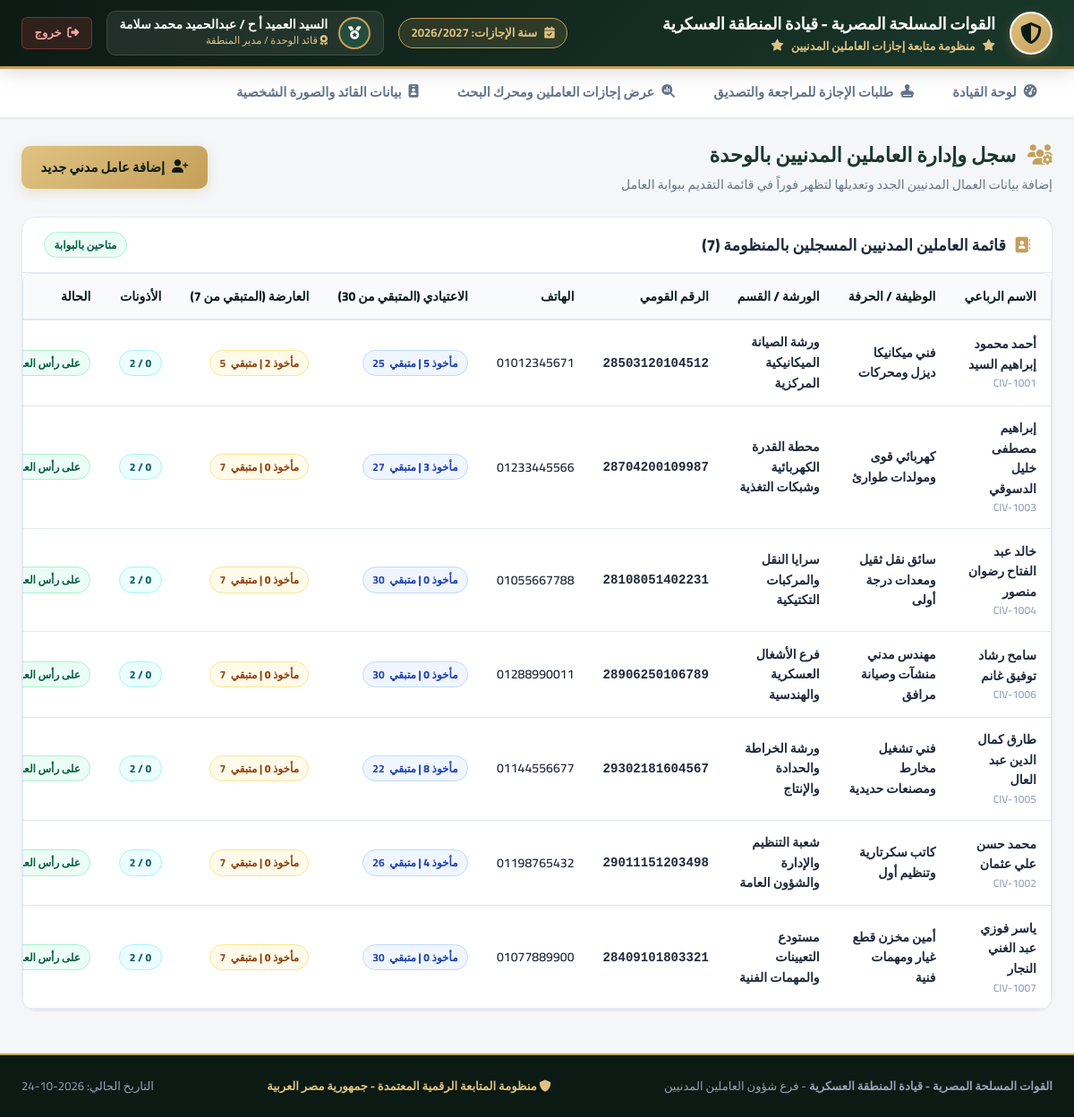
Page /hr/workers/ (signed in) on the committed database.
### leaves_management/models.py (models this page shows, shortened)
class UserProfile(models.Model):
    ROLE_CHOICES = [
        ('worker', 'العامل المدني'),
        ('hr_manager', 'مدير شئون العاملين'),
        ('commander', 'مدير المنطقة (العميد)'),
    ]
    user = models.OneToOneField(User, on_delete=models.CASCADE, related_name='profile')
    role = models.CharField(max_length=20, choices=ROLE_CHOICES, verbose_name="نوع الحساب")
    full_name = models.CharField(max_length=150, verbose_name="الاسم بالكامل")
    job_title = models.CharField(max_length=150, verbose_name="الوظيفة / المنصب")
    department = models.CharField(max_length=150, default="قيادة المنطقة العسكرية", verbose_name="القسم / الوحدة")
    phone = models.CharField(max_length=20, blank=True, verbose_name="رقم الهاتف")
    avatar = models.ImageField(upload_to='avatars/', null=True, blank=True, verbose_name="الصورة الشخصية")
    class Meta:
        verbose_name = "ملف المستخدم"
        verbose_name_plural = "ملفات المستخدمين"

class CivilianWorker(models.Model):
    name = models.CharField(max_length=150, verbose_name="اسم العامل المدني الرباعي")
    job_title = models.CharField(max_length=150, verbose_name="الوظيفة / الحرفة")
    national_id = models.CharField(max_length=14, unique=True, verbose_name="الرقم القومي")
    employee_code = models.CharField(max_length=50, blank=True, verbose_name="كود العامل / رقم السجل")
    department = models.CharField(max_length=150, default="الورش الإنتاجية والصيانة", verbose_name="الورشة / القسم / الشعبة")
    phone = models.CharField(max_length=20, blank=True, verbose_name="رقم الهاتف")
    address = models.CharField(max_length=250, blank=True, verbose_name="محل الإقامة")
    hire_date = models.DateField(default=date.today, verbose_name="تاريخ التعيين")
    is_active = models.BooleanField(default=True, verbose_name="على رأس العمل")
    notes = models.TextField(blank=True, verbose_name="ملاحظات")
    created_at = models.DateTimeField(auto_now_add=True, verbose_name="تاريخ الإضافة")
    class Meta:
        verbose_name = "عامل مدني"
        verbose_name_plural = "العاملون المدنيون"
        ordering = ['name']
    def get_leaves_summary(self, leave_year=None):
        if not leave_year:
            leave_year, _, _ = get_current_leave_year_info()
        requests_year = self.leave_requests.filter(leave_year=leave_year)
        approved_year = requests_year.filter(commander_status='approved')
        regular_taken = sum(r.days_count for r in approved_year.filter(leave_type='regular'))
        casual_taken = sum(r.days_count for r in approved_year.filter(leave_type='casual'))
        permission_taken = approved_year.filter(leave_type='permission').count()
        hospital_taken = sum(r.days_count for r in approved_year.filter(leave_type='hospital'))
        sick_taken = sum(r.days_count for r in approved_year.filter(leave_type='sick'))
        mission_taken = sum(r.days_count for r in approved_year.filter(leave_type='mission'))
        pending_count = requests_year.filter(commander_status='pending').exclude(hr_status='rejected').count()
        return {
            'leave_year': leave_year,
            'regular': {
                'quota': 30,
                'taken': regular_taken,
                'remaining': max(0, 30 - regular_taken),
                'percent': min(100, int((regular_taken / 30) * 100)) if 30 > 0 else 0
            },
            'casual': {
                'quota': 7,
                'taken': casual_taken,
                'remaining': max(0, 7 - casual_taken),
                'percent': min(100, int((casual_taken / 7) * 100)) if 7 > 0 else 0
            },
            'permission': {
                'quota': 2,
                'taken': permission_taken,
                'remaining': max(0, 2 - permission_taken),
                'percent': min(100, int((permission_taken / 2) * 100)) if 2 > 0 else 0
            },
            'hospital': {
                'taken': hospital_taken
            },
            'sick': {
                'taken': sick_taken
            },
            'mission': {
                'taken': mission_taken
            },
            'total_taken_all': regular_taken + casual_taken + hospital_taken + sick_taken + mission_taken,
            'pending_count': pending_count
        }

### leaves_management/views.py (the view)
        def wrapper(request, *args, **kwargs):
            if not request.user.is_authenticated:
                return redirect('login')
            try:
                role = request.user.profile.role
            except Exception:
                role = 'worker'
            if role not in allowed_roles:
                messages.warning(request, 'عفواً، لا تملك الصلاحية للوصول إلى هذه الصفحة.')
                return redirect_by_role(request.user)
            return view_func(request, *args, **kwargs)

### leaves_management/models.py (called while the page is built)
def get_current_leave_year_info(target_date=None):
    if target_date is None:
        target_date = timezone.localdate()
    if isinstance(target_date, str):
        target_date = date.fromisoformat(target_date)
    if target_date.month >= 7:
        start_year = target_date.year
        end_year = target_date.year + 1
    else:
        start_year = target_date.year - 1
        end_year = target_date.year
    year_label = f"{start_year}/{end_year}"
    start_date = date(start_year, 7, 1)
    end_date = date(end_year, 6, 30)
    return year_label, start_date, end_date

### leaves_management/views.py (called while the page is built)
def role_required(*allowed_roles):
    def decorator(view_func):
        def wrapper(request, *args, **kwargs):
            if not request.user.is_authenticated:
                return redirect('login')
            try:
                role = request.user.profile.role
            except Exception:
                role = 'worker'
            if role not in allowed_roles:
                messages.warning(request, 'عفواً، لا تملك الصلاحية للوصول إلى هذه الصفحة.')
                return redirect_by_role(request.user)
            return view_func(request, *args, **kwargs)
        return wrapper
    return decorator

### templates/hr/workers.html (shortened to what this page needs)
{% extends 'base.html' %}
{% block content %}
<div class="workers-management-container">
    <div style="display: flex; justify-content: space-between; align-items: center; flex-wrap: wrap; gap: 1rem; margin-bottom: 1.5rem;">
        <div>
            <h2 style="font-size: 1.4rem; font-weight: 900; color: var(--mil-green);">
                <i class="fa-solid fa-users-gear" style="color: var(--mil-gold); margin-left: 0.5rem;"></i>
                سجل وإدارة العاملين المدنيين بالوحدة
            </h2>
            <p style="color: var(--text-secondary); font-size: 0.88rem; margin-top: 0.25rem;">
                إضافة بيانات العمال المدنيين الجدد وتعديلها لتظهر فوراً في قائمة التقديم ببوابة العامل
            </p>
        </div>
        <div>
            <button onclick="openModal('addWorkerModal')" class="btn btn-gold">
                <i class="fa-solid fa-user-plus"></i> إضافة عامل مدني جديد
            </button>
        </div>
    </div>
    <div class="mil-card">
        <div class="mil-card-header">
            <div class="mil-card-title">
                <i class="fa-solid fa-address-book"></i>
                قائمة العاملين المدنيين المسجلين بالمنظومة ({{ total_count }})
            </div>
            <span class="badge badge-success">متاحين بالبوابة</span>
        </div>
        <div class="mil-card-body" style="padding: 0;">
            <div class="table-responsive">
                <table class="mil-table">
                    <thead>
                        <tr>
                            <th>الاسم الرباعي</th>
                            <th>الوظيفة / الحرفة</th>
                            <th>الورشة / القسم</th>
                            <th>الرقم القومي</th>
                            <th>الهاتف</th>
                            <th>الاعتيادي (المتبقي من 30)</th>
                            <th>العارضة (المتبقي من 7)</th>
                            <th>الأذونات</th>
                            <th>الحالة</th>
                        </tr>
                    </thead>
                    <tbody>
                        {% if workers_with_stats %}
                            {% for item in workers_with_stats %}
                            {% with w=item.worker s=item.summary %}
                            <tr>
                                <td>
                                    <strong>{{ w.name }}</strong>
                                    {% if w.employee_code %}
                                    <div style="font-size: 0.75rem; color: var(--text-muted);">{{ w.employee_code }}</div>
                                    {% endif %}
                                </td>
                                <td>{{ w.job_title }}</td>
                                <td>{{ w.department }}</td>
                                <td><code>{{ w.national_id }}</code></td>
                                <td>{{ w.phone|default:"-" }}</td>
                                <td>
                                    <span class="badge badge-reg">
                                        مأخوذ {{ s.regular.taken }} | متبقي <strong>{{ s.regular.remaining }}</strong>
                                    </span>
                                </td>
                                <td>
                                    <span class="badge badge-cas">
                                        مأخوذ {{ s.casual.taken }} | متبقي <strong>{{ s.casual.remaining }}</strong>
                                    </span>
                                </td>
                                <td>
                                    <span class="badge badge-perm">
                                        {{ s.permission.taken }} / 2
                                    </span>
                                </td>
                                <td>
                                    {% if w.is_active %}
                                    <span class="badge badge-success">على رأس العمل</span>
                                    {% else %}
                                    <span class="badge badge-danger">متوقف</span>
                                    {% endif %}
                                </td>
                            </tr>
                            {% endwith %}
                            {% endfor %}
                        {% else %}
                            <tr>
                                <td colspan="10" style="text-align: center; padding: 3rem 1rem; color: var(--text-muted);">
                                    لم يتم تسجيل أي عمال مدنيين حتى الآن. اضغط على "إضافة عامل مدني جديد" بالأعلى للبدء.
                                </td>
                            </tr>
                        {% endif %}
                    </tbody>
                </table>
            </div>
        </div>
    </div>
</div>
{% endblock %}

### templates/base.html (shortened to what this page needs)
<!DOCTYPE html>
<html lang="ar" dir="rtl">
<head>
    <link rel="stylesheet" href="https://cdnjs.cloudflare.com/ajax/libs/font-awesome/6.5.1/css/all.min.css">
    <link rel="stylesheet" href="/static/css/style.css">
</head>
<body>
    <header class="military-topbar">
        <div class="topbar-content">
            <div class="brand-section">
                <div class="eagle-emblem">
                    <i class="fa-solid fa-shield-halved"></i>
                </div>
                <div class="brand-titles">
                    <h1>{{ military_command }}</h1>
                    <div class="subtitle">
                        <i class="fa-solid fa-star"></i>
                        <span>{{ system_title }}</span>
                        <i class="fa-solid fa-star"></i>
                    </div>
                </div>
            </div>
            <div class="header-meta">
                <div class="leave-year-badge" title="السنة المالية والإجازات الرسمية (تبدأ من شهر 7 لشهر 7 في السنة التالية)">
                    <i class="fa-solid fa-calendar-check"></i>
                    <span>سنة الإجازات: <strong>{{ current_leave_year }}</strong></span>
                </div>
                {% if user.is_authenticated %}
                <div class="user-badge-header">
                    {% if user_profile and user_profile.avatar %}
                    <img src="{{ user_profile.avatar.url }}" alt="Avatar" class="user-avatar-sm">
                    {% else %}
                    <div class="user-avatar-sm">
                        {% if user_profile.role == 'commander' %}
                        <i class="fa-solid fa-medal"></i>
                        {% elif user_profile.role == 'hr_manager' %}
                        <i class="fa-solid fa-user-tie"></i>
                        {% else %}
                        <i class="fa-solid fa-id-card"></i>
                        {% endif %}
                    </div>
                    {% endif %}
                    <div class="user-meta-header">
                        <div class="name">{{ user_profile.full_name|default:user.username }}</div>
                        <div class="role-tag">
                            {% if user_profile.role == 'commander' %}
                            <i class="fa-solid fa-award"></i> قائد الوحدة / مدير المنطقة
                            {% elif user_profile.role == 'hr_manager' %}
                            <i class="fa-solid fa-briefcase"></i> مدير شؤون العاملين
                            {% else %}
                            <i class="fa-solid fa-users"></i> بوابة العامل المدني
                            {% endif %}
                        </div>
                    </div>
                </div>
                <a href="{% url 'logout' %}" class="btn-logout" title="تسجيل الخروج">
                    <i class="fa-solid fa-right-from-bracket"></i>
                    <span>خروج</span>
                </a>
                {% endif %}
            </div>
        </div>
    </header>
    {% if user.is_authenticated %}
    <nav class="military-nav">
        <div class="nav-container">
            {% if user_profile.role == 'worker' %}
                <a href="{% url 'worker_dashboard' %}" class="nav-link {% if request.resolver_match.url_name == 'worker_dashboard' %}active{% endif %}">
                    <i class="fa-solid fa-file-pen"></i>
                    <span>بوابة تقديم ومتابعة الإجازات</span>
                </a>
            {% elif user_profile.role == 'commander' %}
                <a href="{% url 'commander_dashboard' %}" class="nav-link {% if request.resolver_match.url_name == 'commander_dashboard' %}active{% endif %}">
                    <i class="fa-solid fa-gauge-high"></i>
                    <span>لوحة القيادة</span>
                </a>
                <a href="{% url 'commander_requests' %}" class="nav-link {% if request.resolver_match.url_name == 'commander_requests' %}active{% endif %}">
                    <i class="fa-solid fa-stamp"></i>
                    <span>طلبات الإجازة للمراجعة والتصديق</span>
                </a>
                <a href="{% url 'commander_all_leaves' %}" class="nav-link {% if request.resolver_match.url_name == 'commander_all_leaves' %}active{% endif %}">
                    <i class="fa-solid fa-magnifying-glass-chart"></i>
                    <span>عرض إجازات العاملين ومحرك البحث</span>
                </a>
                <a href="{% url 'commander_profile' %}" class="nav-link {% if request.resolver_match.url_name == 'commander_profile' %}active{% endif %}">
                    <i class="fa-solid fa-id-badge"></i>
                    <span>بيانات القائد والصورة الشخصية</span>
                </a>
            {% endif %}
        </div>
    </nav>
    {% endif %}
    <main class="main-wrapper">
        {% block content %}{% endblock %}
    </main>
    <footer class="military-footer">
        <div class="footer-content">
            <div>
                <strong>{{ military_command }}</strong> - {{ unit_branch }}
            </div>
            <div class="footer-creds">
                <i class="fa-solid fa-shield"></i> منظومة المتابعة الرقمية المعتمدة - جمهورية مصر العربية
            </div>
            <div>
                التاريخ الحالي: {{ today_date|date:"Y-m-d" }}
            </div>
        </div>
    </footer>
</body>
</html>

### rows in the picture
UserProfile: full_name "السيد العميد أ ح / عبدالحميد محمد سلامة"
CivilianWorker: worker.name "أحمد محمود إبراهيم السيد", worker.employee_code "CIV-1001", worker.job_title "فني ميكانيكا ديزل ومحركات", worker.department "ورشة الصيانة الميكانيكية المركزية", worker.national_id "28503120104512", worker.phone "01012345671", summary.regular.taken "5", summary.regular.remaining "25", summary.casual.remaining "5", summary.permission.taken "0", is_active "على رأس…"
CivilianWorker: worker.name "إبراهيم مصطفى خليل الدسوقي", worker.employee_code "CIV-1003", worker.job_title "كهربائي قوى ومولدات طوارئ", worker.department "محطة القدرة الكهربائية وشبكات التغذية", worker.national_id "28704200109987", worker.phone "01233445566", summary.regular.taken "3", summary.regular.remaining "27", summary.casual.remaining "7", summary.permission.taken "0", is_active "على رأس…"
CivilianWorker: worker.name "خالد عبد الفتاح رضوان منصور", worker.employee_code "CIV-1004", worker.job_title "سائق نقل ثقيل ومعدات درجة أولى", worker.department "سرايا النقل والمركبات التكتيكية", worker.national_id "28108051402231", worker.phone "01055667788", summary.regular.taken "0", summary.regular.remaining "30", summary.casual.remaining "7", summary.permission.taken "0", is_active "على رأس…"
CivilianWorker: worker.name "سامح رشاد توفيق غانم", worker.employee_code "CIV-1006", worker.job_title "مهندس مدني منشآت وصيانة مرافق", worker.department "فرع الأشغال العسكرية والهندسية", worker.national_id "28906250106789", worker.phone "01288990011", summary.regular.taken "0", summary.regular.remaining "30", summary.casual.remaining "7", summary.permission.taken "0", is_active "على رأس…"
CivilianWorker: worker.name "طارق كمال الدين عبد العال", worker.employee_code "CIV-1005", worker.job_title "فني تشغيل مخارط ومصنعات حديدية", worker.department "ورشة الخراطة والحدادة والإنتاج", worker.national_id "29302181604567", worker.phone "01144556677", summary.regular.taken "8", summary.regular.remaining "22", summary.casual.remaining "7", summary.permission.taken "0", is_active "على رأس…"
CivilianWorker: worker.name "محمد حسن علي عثمان", worker.employee_code "CIV-1002", worker.job_title "كاتب سكرتارية وتنظيم أول", worker.department "شعبة التنظيم والإدارة والشؤون العامة", worker.national_id "29011151203498", worker.phone "01198765432", summary.regular.taken "4", summary.regular.remaining "26", summary.casual.remaining "7", summary.permission.taken "0", is_active "على رأس…"
CivilianWorker: worker.name "ياسر فوزي عبد الغني النجار", worker.employee_code "CIV-1007", worker.job_title "أمين مخزن قطع غيار ومهمات فنية", worker.department "مستودع التعيينات والمهمات الفنية", worker.national_id "28409101803321", worker.phone "01077889900", summary.regular.taken "0", summary.regular.remaining "30", summary.casual.remaining "7", summary.permission.taken "0", is_active "على رأس…"

### other values in the picture
{{ military_command }} "القوات المسلحة المصرية - قيادة المنطقة العسكرية"
{{ system_title }} "منظومة متابعة إجازات العاملين المدنيين"
{{ current_leave_year }} "2026/2027"
{{ total_count }} "7"
{{ unit_branch }} "فرع شؤون العاملين المدنيين"
{{ today_date|date:"Y-m-d" }} "2026-10-24"
